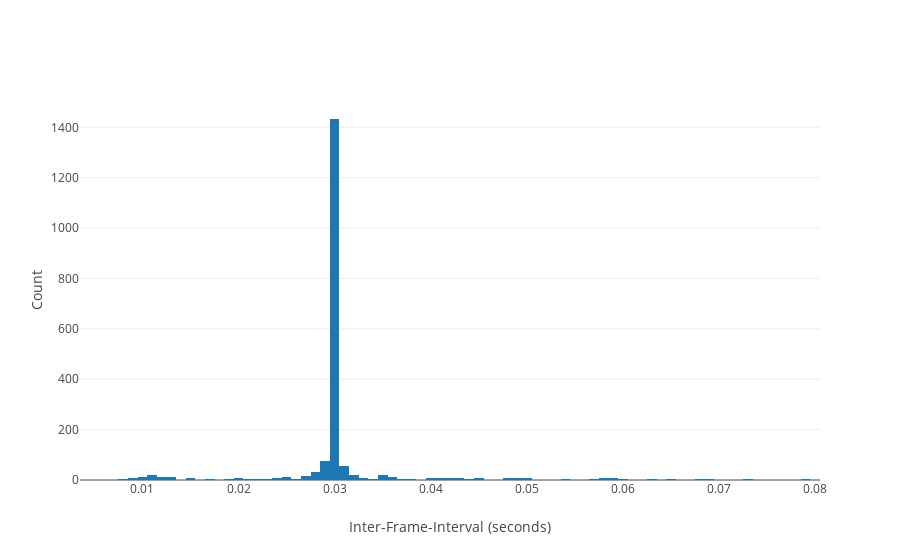

The notebook cell this image was saved under:
### Markdown cell above
## The histogram of frame intervals doesn't look so bad.

### Code cell
histData = go.Histogram(x=myFrameDiff)

fig = {
    'data': [histData],
    'layout': {
        'xaxis': {'title': 'Inter-Frame-Interval (seconds)'},
        'yaxis': {'title': "Count", 'type': "linear"}
    }
}

iplot(fig, filename='pandas/multiple-scatter')

### Figure 1 — Plotly figure (JSON) as saved in the notebook; plotly's stock layout.template omitted (floating-point values rounded to 4 significant figures; data arrays with more than 128 entries replaced by an {"elided": "..."} marker saying what was removed)
{"data": [{"type": "histogram", "x": {"elided": "1950 float values"}}], "layout": {"xaxis": {"title": "Inter-Frame-Interval (seconds)"}, "yaxis": {"title": "Count", "type": "linear"}}}
